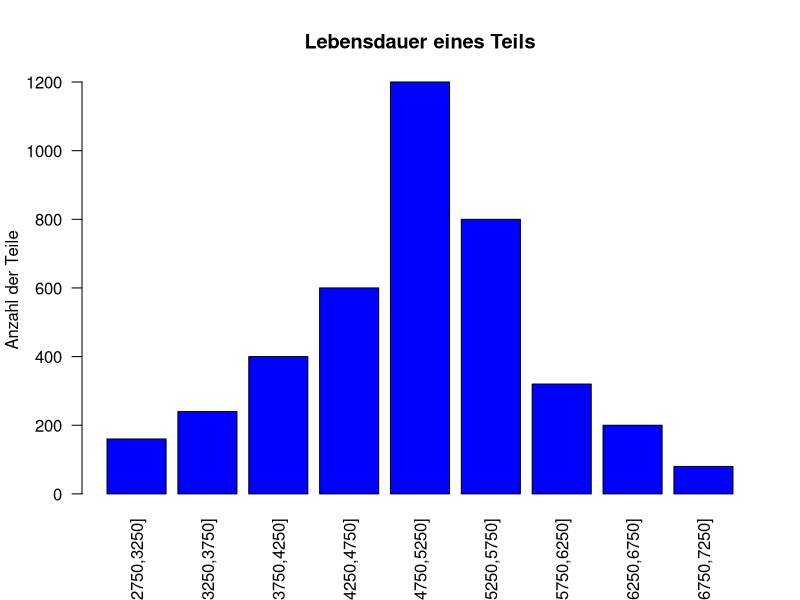
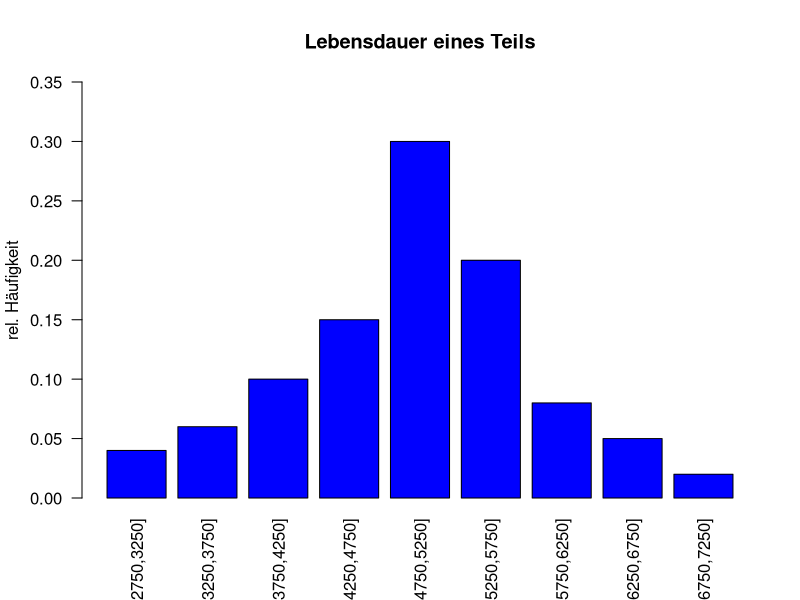
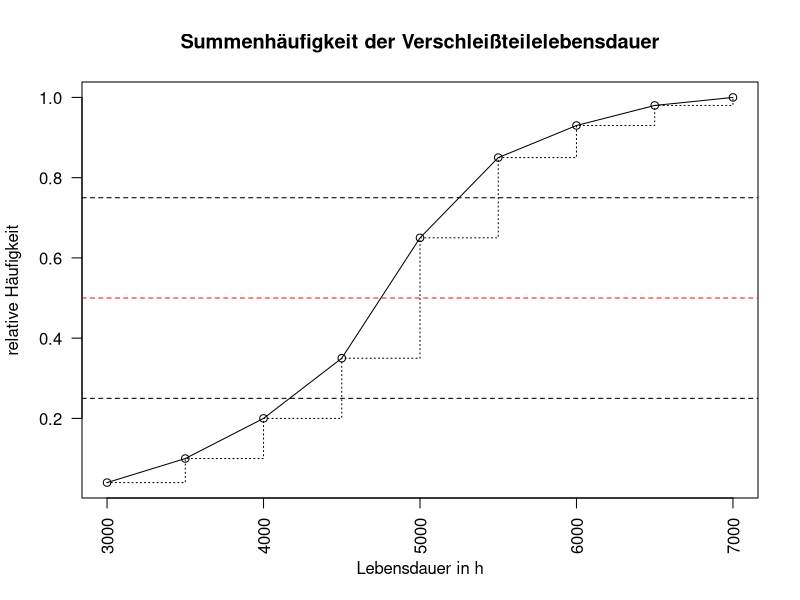
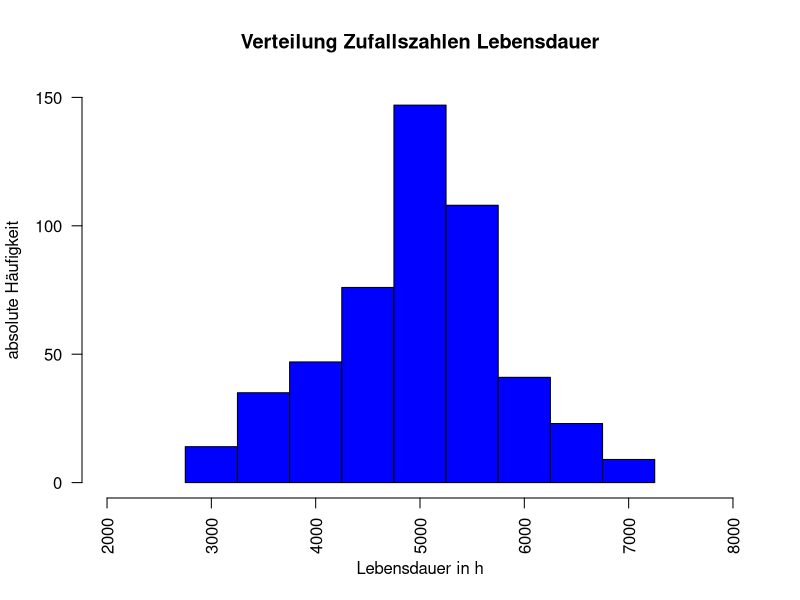

These figures' R source, in order:
## ---- chunk 1
Verschleissteile.df <- data.frame(KlassenLebensdauer = c("[2750,3250]","]3250,3750]","]3750,4250]","]4250,4750]","]4750,5250]","]5250,5750]","]5750,6250]","]6250,6750]", "]6750,7250]"), Klassenbreite = rep(500.00,9), Klassenmitte = c(3000.00,3500.00,4000.00,4500.00,5000.00,5500.00,6000.00,6500.00,7000.00), Anzahl = c(160,240,400,600,1200,800,320,200,80))
Verschleissteile.df
## ---- chunk 2
par(las = 2)
barplot(Verschleissteile.df$Anzahl, names.arg = Verschleissteile.df$KlassenLebensdauer, ylab = "Anzahl der Teile", main = "Lebensdauer eines Teils", col = "blue")
## ---- chunk 3
Erwartungswert <- sum(Verschleissteile.df$Klassenmitte*(Verschleissteile.df$Anzahl/sum(Verschleissteile.df$Anzahl)))
Erwartungswert
## ---- chunk 4
n.vec <- Verschleissteile.df$Anzahl/sum(Verschleissteile.df$Anzahl)
Standardabweichung <- sqrt(sum((Verschleissteile.df$Klassenmitte-Erwartungswert)^2*n.vec))
Standardabweichung
## ---- chunk 5
SummenHfk.vec <- cumsum(Verschleissteile.df$Anzahl)/sum(Verschleissteile.df$Anzahl)
Haeufigkeit.vec <- Verschleissteile.df$Anzahl/sum(Verschleissteile.df$Anzahl)
Verschleissteile.df <- data.frame(Verschleissteile.df, SummenHfk = SummenHfk.vec, Haeufigkeit = Haeufigkeit.vec)
Verschleissteile.df
## ---- chunk 6
par(las = 2)
barplot(Verschleissteile.df$Haeufigkeit, names.arg = Verschleissteile.df$KlassenLebensdauer, ylab = "rel. Häufigkeit", main = "Lebensdauer eines Teils", col = "blue", ylim = c(0.00,0.35))
## ---- chunk 7
Breaks.vec <- c(3000,3500,4000,4500,5000,5500,6000,6500,7000)
plot(Breaks.vec, Verschleissteile.df$SummenHfk,type = "l", lty = 1, , main = "Summenhäufigkeit der Verschleißteilelebensdauer", xlab = "Lebensdauer in h", ylab = "relative Häufigkeit")
points(Breaks.vec, Verschleissteile.df$SummenHfk) # Darstellung der Messpunkte als Punkte
lines(Breaks.vec, Verschleissteile.df$SummenHfk, type = "s", lty = 3) # Darstellung der Steigungsdreiecke
abline(0.25, 0, lty = "dashed") # unteres Quartil
abline(0.5, 0, lty = "dashed", col = "red") # Median
abline(0.75, 0, lty = "dashed") # oberes Quartil
## ---- chunk 8
Grenzen.vec <- c(0, Verschleissteile.df$SummenHfk)
Grenzen.vec
## ---- chunk 9
Zufallszahlen.fct <- function(AnzahlZufallszahlen){
  # Mit der Variable "AnzahlZufallszahlen" gibt man der Funktion mit, wie viele Zufallszahlen generiert werden sollen.
  #Grenzen.vec <- c(0.00,0.04,0.10,0.20,0.35,0.65,0.85,0.93,0.98,1.00)
  #Klassenmitte.vec <- c(3000,3500,4000,4500,5000,5500,6000,6500,7000)
  #Break.vec <- c(2750,3250,3750,4250,4750,5250,5750,6250,6750,7250)
  Grenzen.vec <- c(0, Verschleissteile.df$SummenHfk)
  Klassenmitte.vec <- Verschleissteile.df$Klassenmitte
  Break.vec <- c(2750,3250,3750,4250,4750,5250,5750,6250,6750,7250)
  Zufallszahlen.vec <- runif(AnzahlZufallszahlen)
  for(i in 1:AnzahlZufallszahlen){
    for(j in 1:9){
      if((Grenzen.vec[j] < Zufallszahlen.vec[i]) & (Zufallszahlen.vec[i] < Grenzen.vec[j+1])){
        Zufallszahlen.vec[i] <- (Zufallszahlen.vec[i] - Grenzen.vec[j])/(Grenzen.vec[j+1] - Grenzen.vec[j])
        Zufallszahlen.vec[i] <- Zufallszahlen.vec[i] * 500            #Klassenbreit
        Zufallszahlen.vec[i] <- Zufallszahlen.vec[i] + Break.vec[j]
      }
    }
  }
  return(Zufallszahlen.vec)
}

Zufallszahlen.vec <- Zufallszahlen.fct(500)

hist(Zufallszahlen.vec, breaks = c(2750,3250,3750,4250,4750,5250,5750,6250,6750,7250), main = "Verteilung Zufallszahlen Lebensdauer", xlab = "Lebensdauer in h", right = TRUE, ylab = "absolute Häufigkeit", col = "blue", ylim = c(0,150), xlim = c(2000,8000))
